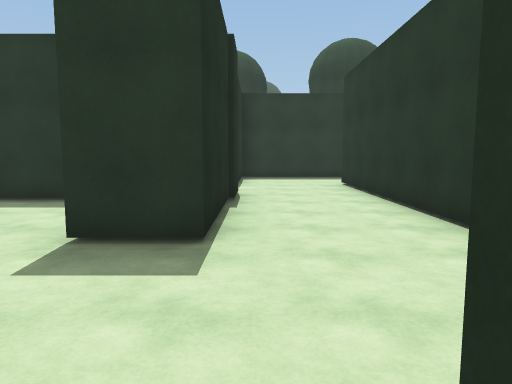
[1] (above)

22 first-person views from a walk through a scene from a Unity 3-D project. The camera is 1.5 m above the floor, tilts 6° down and sees 70° across. The floor is counted in squares, 1.8 m on a side. Each view is taken from the middle of a square. On the plan, view 1 faces up. The plan holds only what a view shows up to about 12 squares ahead; the rest is blank. The place goes on beyond the plan. The player character is not drawn.

[2]
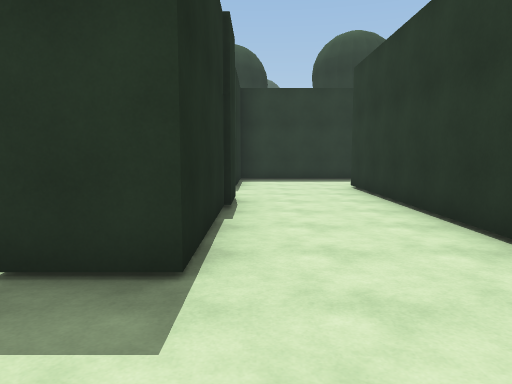

[3]
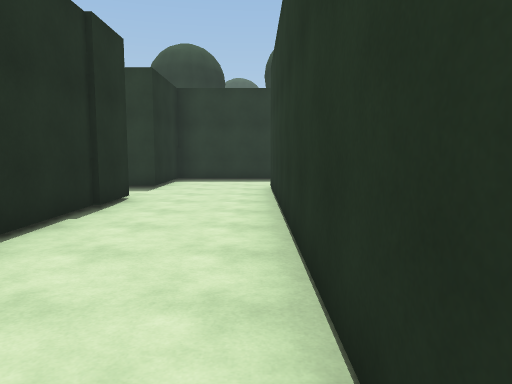

[4]
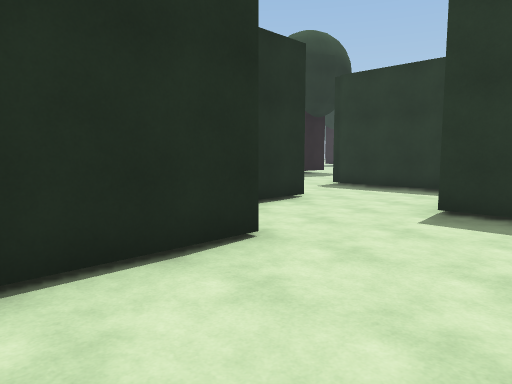

[5]
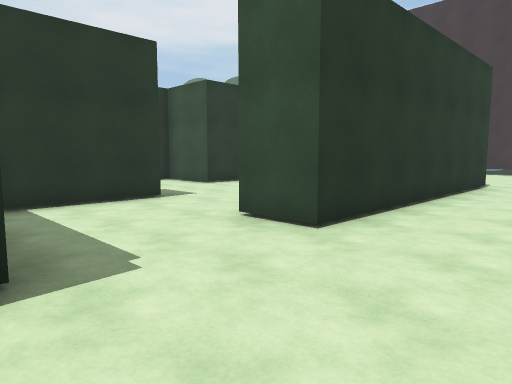

[6]
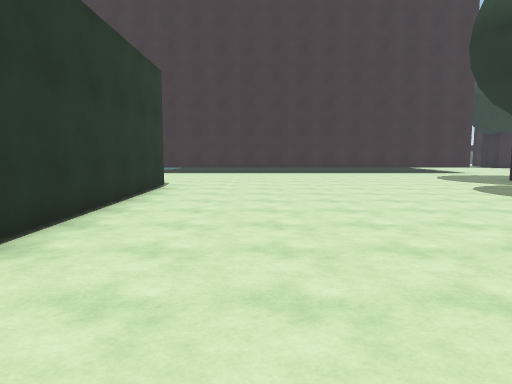

[7]
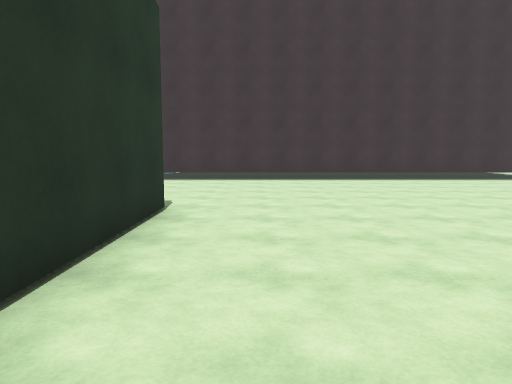

[8]
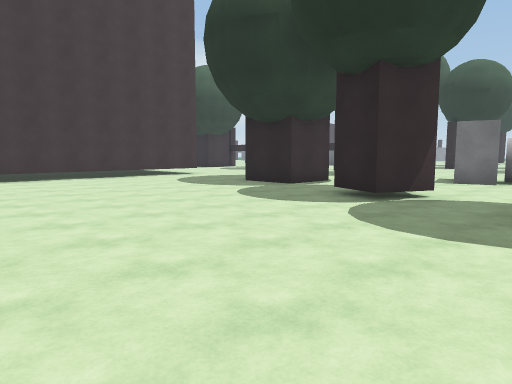

[9]
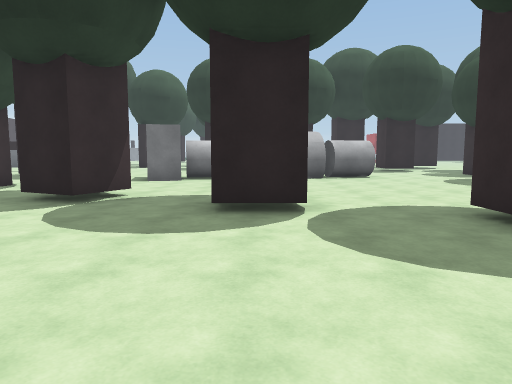

[10]
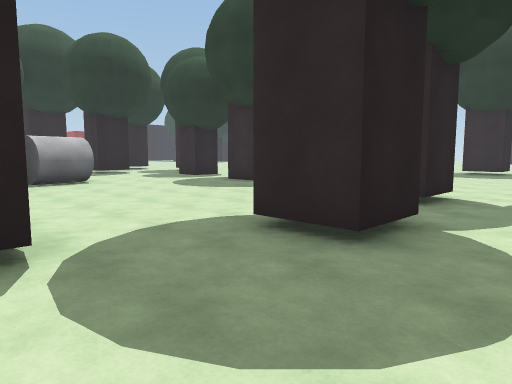

[11]
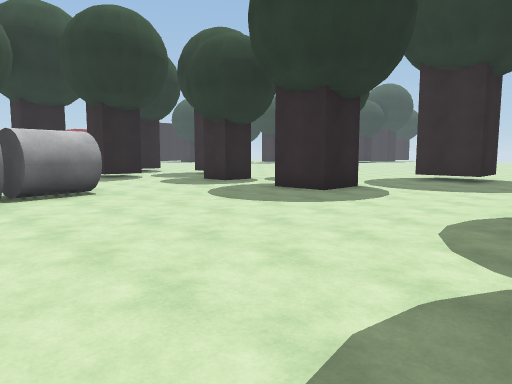

[12]
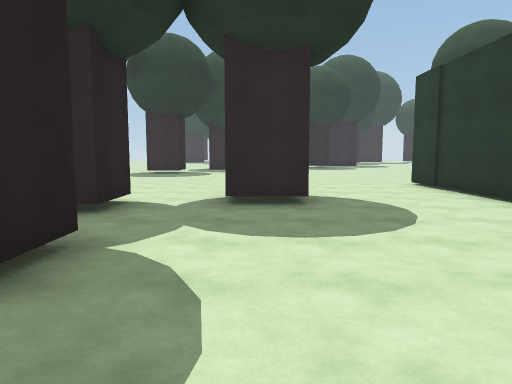

[13]
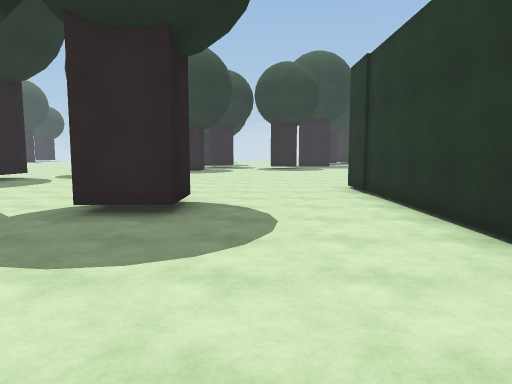

[14]
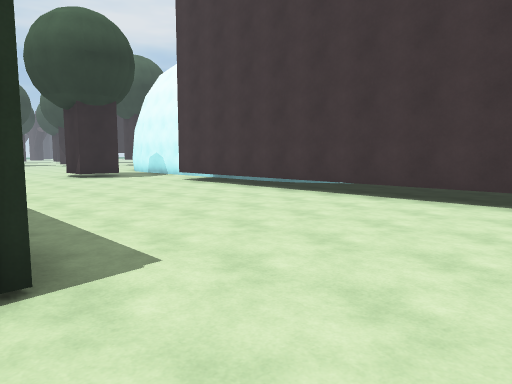

[15]
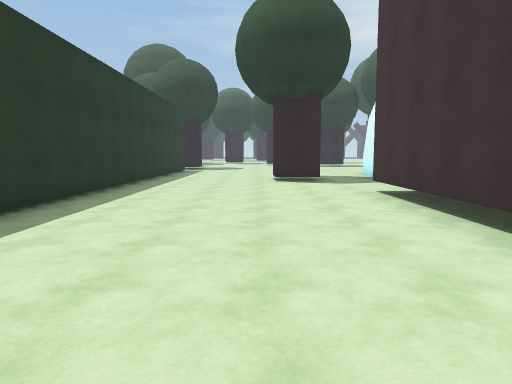

[16]
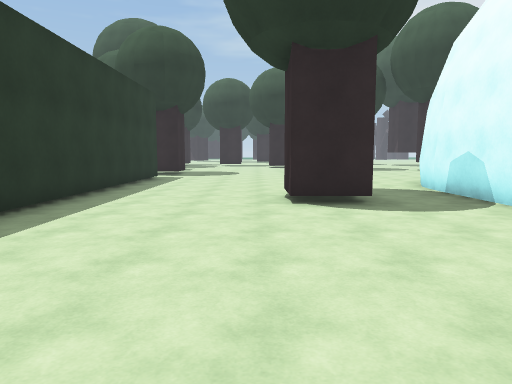

[17]
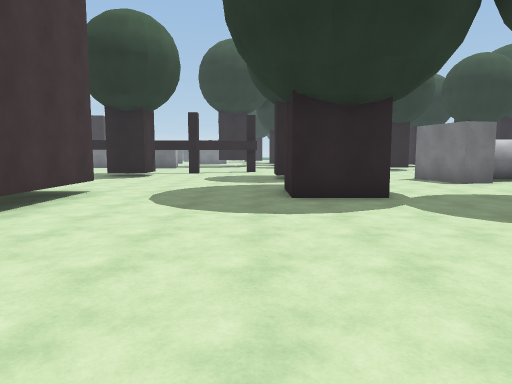

[18]
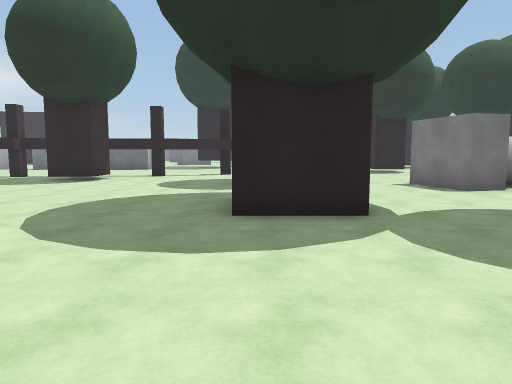

[19]
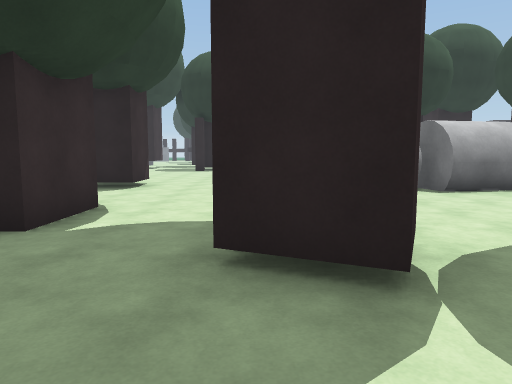

[20]
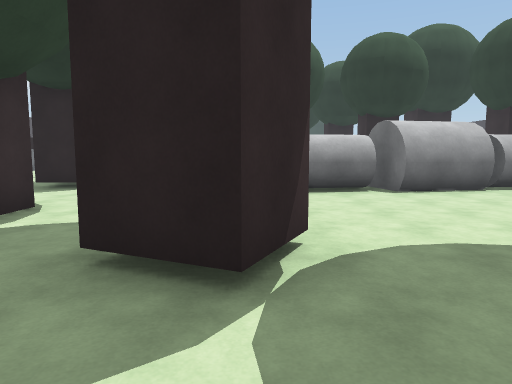

[21]
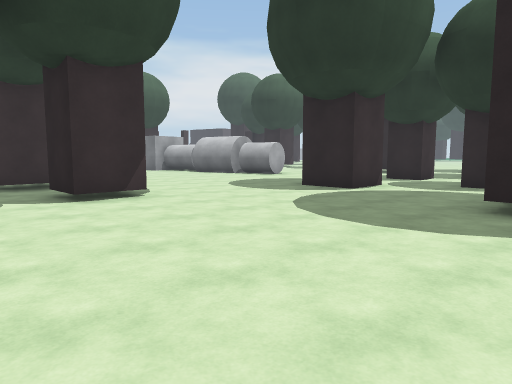

[22]
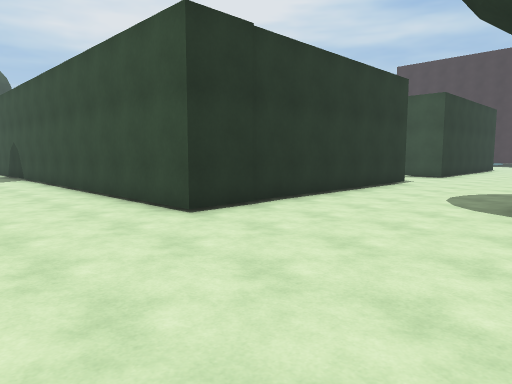

### Floor plan
Points are (right, up) in squares from view 1. A wall is a line through its corners. A room is listed if a view was taken in it or the views show most of it. See-through windows are left out.
Room 1 (views 1, 2, 3, 4)
walls: (-0.5, 7.9) (-0.5, 3.4) (-1.8, 3.4) (-1.8, 4.6); (-4.4, 3.7) (-4.4, 2.4); (-2.6, 0.6) (-2.6, -1.6); (0.4, -0.6) (0.4, 0.6) (2.4, 0.6) (2.4, 10.1); (3.1, 12.8) (-0.5, 12.8) (-0.5, 10) (-1.2, 10)
ways out: opening at (-3.5, 4.5) to room 2; opening at (-1.5, 9); opening at (3, 11.5)
Room 2 (views 5, 6, 7, 8, 9, 10, 11, 12, 13, 14, 15, 16, 17, 18, 19, 20, 21, 22)
walls: (-13.2, 3.8) (-13.2, 2.2); (-12.8, 7.3) (-11.6, 7.3) (-11.6, 6) (-13, 6); (-5.6, -3.6) (-5.6, 3.7) (-4.4, 3.7); (-15.4, 0.5) (-14.1, -0.1) (-14.7, -1.3); (-1.8, 4.6) (-1.8, 6); (-2.8, 6.5) (-5.6, 6.5) (-5.6, 14) (4.1, 14); (-9.1, 11.4) (-9.1, 10) (-10.5, 10); (-13.6, 10.4) (-12.2, 10.4) (-12.2, 9); (-17.8, -3.5) (-15.9, -3.5) (-15.9, -5.3) (-17.6, -5.3); (-19.3, 0.6) (-19.1, -0.3) (-21.1, -0.8); (-20.2, 5.4) (-19.8, 3.2) (-21.2, 2.9); (-17.1, -9.6) (2.1, -9.6); (-22.2, -4) (-20.8, -4) (-20.8, -5.4); (-19.4, 12.5) (-17.8, 12.5) (-17.8, 11) (-19.4, 11); (-20, 14.8) (-20, 14.1); (-15.9, 17.5) (-15.9, 15.7) (-17.6, 15.7); (-22.6, 12.5) (-21.8, 12.5) (-21.8, 11.4) (-22.6, 11.4); (5, -9) (5, -7.6) (6.2, -7.6); (-23, -10) (-22.1, -10) (-22.1, -11.4); (4.8, -11) (7.4, -11); (11.1, -3.5) (-1.1, -3.5); (7.3, -11) (8.3, -11.2)
ways out: opening at (-3.5, 4.5) to room 1; opening at (-22.5, 0); gap at (-23, 12)
objects: grey cylinder (-22, 6) to (-21, 7); grey cylinder (-21, 1) to (-20, 2)

Where each view was taken, in squares from view 1:
view 1: 0 up, 0 right, facing up
view 2: 1 up, 0 right, facing up
view 3: 1 up, 2 right, facing up
view 4: 2 down, 0 right, facing up-left
view 5: 7 up, 8 left, facing down-right
view 6: 6 up, 8 left, facing down
view 7: 2 up, 7 left, facing down
view 8: 3 up, 8 left, facing down-left
view 9: 3 up, 8 left, facing left
view 10: 3 up, 10 left, facing up-left
view 11: 4 up, 13 left, facing up-left
view 12: 4 up, 10 left, facing up
view 13: 5 up, 8 left, facing up
view 14: 3 down, 8 left, facing down-right
view 15: 7 down, 6 left, facing right
view 16: 7 down, 1 left, facing right
view 17: 6 down, 9 left, facing left
view 18: 5 down, 11 left, facing left
view 19: 1 down, 12 left, facing left
view 20: 0 up, 12 left, facing left
view 21: 17 up, 10 left, facing down-left
view 22: 17 up, 10 left, facing down-right
